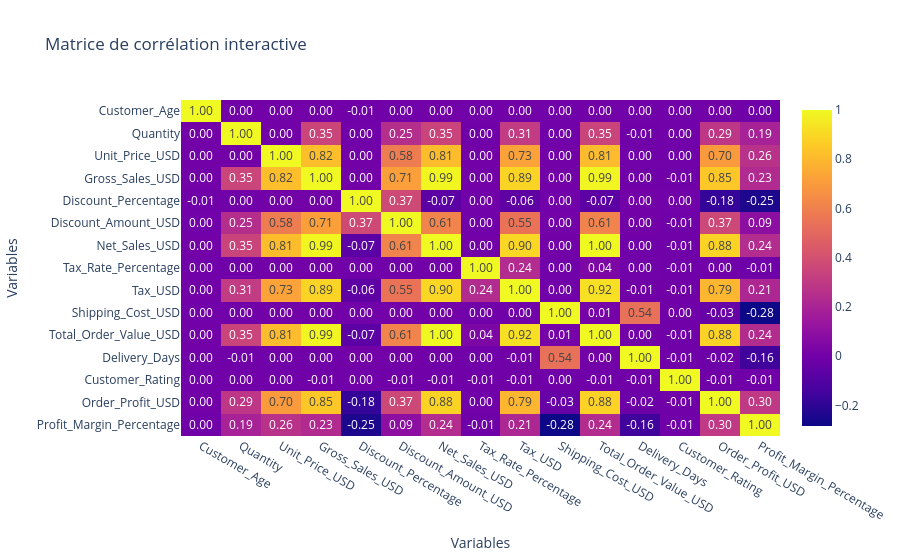

Notebook source saved alongside this figure:
### Markdown cell above
### Heatmap interactive des corrélations

Une heatmap interactive permet de visualiser simultanément les corrélations
entre les variables numériques.

L'utilisation de Plotly permet également d'explorer les valeurs exactes
des coefficients en passant la souris sur les différentes cellules.

### Code cell
fig = px.imshow(
    correlation_matrix,
    text_auto=".2f",
    aspect="auto",
    title="Matrice de corrélation interactive"
)

fig.update_layout(
    xaxis_title="Variables",
    yaxis_title="Variables"
)

fig.show()

### Figure 1 — Plotly figure (JSON) as saved in the notebook; plotly's stock layout.template omitted (floating-point values rounded to 4 significant figures; data arrays with more than 128 entries replaced by an {"elided": "..."} marker saying what was removed)
{"data": [{"coloraxis": "coloraxis", "hovertemplate": "x: %{x}<br>y: %{y}<br>color: %{z}<extra></extra>", "name": "0", "texttemplate": "%{z:.2f}", "type": "heatmap", "x": ["Customer_Age", "Quantity", "Unit_Price_USD", "Gross_Sales_USD", "Discount_Percentage", "Discount_Amount_USD", "Net_Sales_USD", "Tax_Rate_Percentage", "Tax_USD", "Shipping_Cost_USD", "Total_Order_Value_USD", "Delivery_Days", "Customer_Rating", "Order_Profit_USD", "Profit_Margin_Percentage"], "xaxis": "x", "y": ["Customer_Age", "Quantity", "Unit_Price_USD", "Gross_Sales_USD", "Discount_Percentage", "Discount_Amount_USD", "Net_Sales_USD", "Tax_Rate_Percentage", "Tax_USD", "Shipping_Cost_USD", "Total_Order_Value_USD", "Delivery_Days", "Customer_Rating", "Order_Profit_USD", "Profit_Margin_Percentage"], "yaxis": "y", "z": {"elided": "15x15 float values"}}], "layout": {"coloraxis": {"colorscale": [[0, "#0d0887"], [0.1111, "#46039f"], [0.2222, "#7201a8"], [0.3333, "#9c179e"], [0.4444, "#bd3786"], [0.5556, "#d8576b"], [0.6667, "#ed7953"], [0.7778, "#fb9f3a"], [0.8889, "#fdca26"], [1, "#f0f921"]]}, "title": {"text": "Matrice de corrélation interactive"}, "xaxis": {"anchor": "y", "domain": [0, 1], "title": {"text": "Variables"}}, "yaxis": {"anchor": "x", "autorange": "reversed", "domain": [0, 1], "title": {"text": "Variables"}}}}
